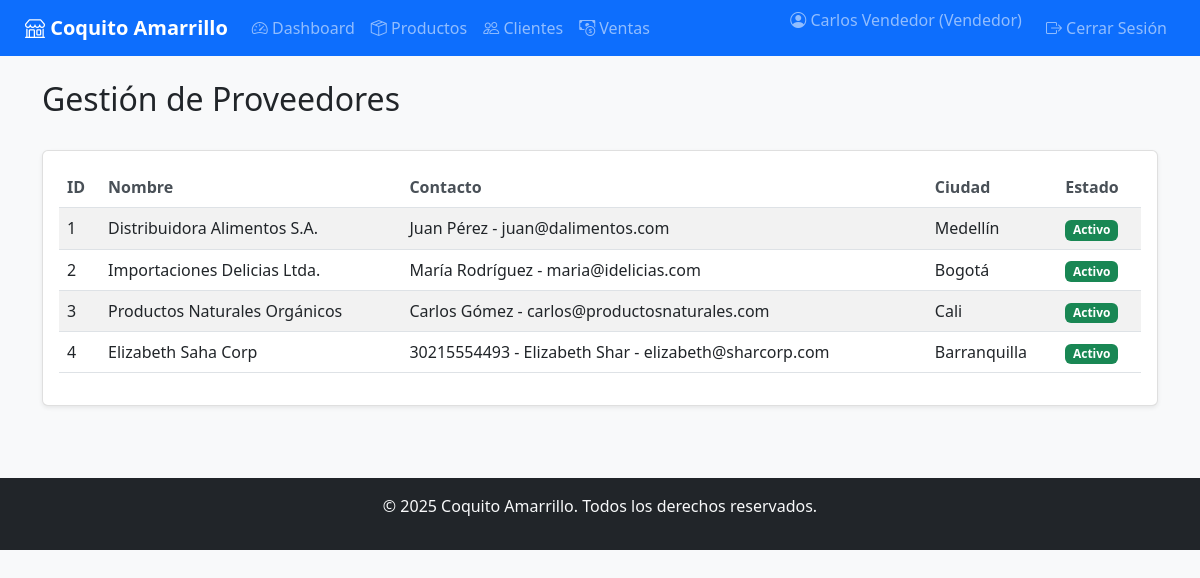
Page /suppliers/ (signed in) on the committed database.
### app/models/user.py (models this page shows, shortened)
class User(UserMixin, db.Model):
    __tablename__ = 'usuarios'
    id_usuario = db.Column(db.Integer, primary_key=True)
    nombre = db.Column(db.String(100), nullable=False)
    email = db.Column(db.String(100), nullable=False, unique=True)
    _password_hash = db.Column('password', db.String(255), nullable=False)
    rol_id = db.Column(db.Integer, db.ForeignKey('roles.id_rol'), nullable=False)
    activo = db.Column(db.Boolean, default=True)  # Campo para soft delete
    fecha_eliminacion = db.Column(db.DateTime)    # Fecha de desactivación
    fecha_registro = db.Column(db.DateTime)
    rol = relationship('Role', back_populates='usuarios')
    empleado_asociado = relationship('Staff', back_populates='usuario')
    empleados = relationship('Supplier', back_populates='usuarios')
    @property
    def password(self):
        raise AttributeError('La contraseña no es legible')
    @password.setter
    def password(self, raw_password):
        self.validate_password_strength(raw_password)
        self._password_hash = bcrypt.generate_password_hash(raw_password).decode('utf-8')

### app/models/role.py (models this page shows, shortened)
class Role(db.Model):
    __tablename__ = 'roles'
    id_rol = db.Column(db.Integer, primary_key=True)
    nombre = db.Column(db.String(50), nullable=False, unique=True)
    descripcion = db.Column(db.String(150))
    activo = db.Column(db.Boolean, default=True)
    fecha_eliminacion = db.Column(db.DateTime)
    usuarios = relationship('User', back_populates='rol', cascade='save-update, merge')

### app/models/supplier.py (models this page shows, shortened)
class Supplier(db.Model):
    __tablename__ = 'proveedores'
    id_proveedor = db.Column(db.Integer, primary_key=True)
    nombre = db.Column(db.String(100), nullable=False)
    contacto = db.Column(db.String(100))
    ciudad_id = db.Column(db.Integer, db.ForeignKey('ciudades.id_ciudad'))
    activo = db.Column(db.Boolean, default=True)
    fecha_eliminacion = db.Column(db.DateTime)
    usuario_id = db.Column(db.Integer, db.ForeignKey('usuarios.id_usuario'))
    ciudad = relationship('City', back_populates='proveedores')
    productos = relationship('Product', back_populates='proveedor')
    ordenes = relationship('SupplierOrder', back_populates='proveedor')
    empleados = relationship('Staff', back_populates='proveedor')
    usuarios = relationship('User', back_populates='empleados')
    @classmethod
    def get_activos(cls):
        return cls.query.filter_by(activo=True)

### app/models/city.py (models this page shows, shortened)
class City(db.Model):
    __tablename__ = 'ciudades'
    id_ciudad = db.Column(db.Integer, primary_key=True)
    nombre = db.Column(db.String(100), nullable=False, unique=True)
    activo = db.Column(db.Boolean, default=True)
    fecha_eliminacion = db.Column(db.DateTime)
    tiendas = relationship('Store', back_populates='ciudad')
    clientes = relationship('Client', back_populates='ciudad')
    proveedores = relationship('Supplier', back_populates='ciudad')
    personal = relationship('Staff', back_populates='ciudad')

### app/routes/suppliers.py (the view)
@suppliers_bp.route('/')
@login_required
def list_suppliers():
    form = EmptyForm()
    try:
        if current_user.rol.nombre == 'Proveedor' and current_user.empleados and current_user.empleados.proveedor:
            suppliers = [current_user.empleados.proveedor]
        else:
            mostrar_inactivos = request.args.get('mostrar_inactivos', False)
            if mostrar_inactivos and current_user.rol.nombre == 'Administrador':
                suppliers = Supplier.get_todos().all()
            else:
                suppliers = Supplier.get_activos().all()
        return render_template('suppliers/list.html', suppliers=suppliers, form=form)
    except Exception as e:
        flash(f'Error al cargar Proveedores: {str(e)}', 'danger')
        return redirect(url_for('dashboard.dashboard'))

### app/__init__.py (called while the page is built)
@login_manager.user_loader
def load_user(user_id):
    from app.models import User
    return User.query.get(int(user_id))

### app/templates/suppliers/list.html (shortened to what this page needs)
{% extends "base.html" %}
{% block content %}
<div class="container">
  <div class="d-flex justify-content-between align-items-center mb-4">
    <h2>Gestión de Proveedores</h2>
  </div>
  <div class="card">
    <div class="card-body">
      <div class="table-responsive">
        <table class="table table-striped align-middle">
          <thead>
            <tr>
              <th>ID</th>
              <th>Nombre</th>
              <th>Contacto</th>
              <th>Ciudad</th>
              <th>Estado</th>
            </tr>
          </thead>
          <tbody>
            {% for supplier in suppliers %}
            <tr class="{% if not supplier.activo %}table-secondary{% endif %}">
              <td>{{ supplier.id_proveedor }}</td>
              <td>{{ supplier.nombre }}</td>
              <td>{{ supplier.contacto }}</td>
              <td>{{ supplier.ciudad.nombre if supplier.ciudad else 'N/A' }}</td>
              <td>
                <span class="badge {% if supplier.activo %}bg-success{% else %}bg-secondary{% endif %}">
                  {% if supplier.activo %}Activo{% else %}Inactivo{% endif %}
                </span>
              </td>
            </tr>
            {% endfor %}
          </tbody>
        </table>
      </div>
    </div>
  </div>
</div>
{% endblock %}

### app/templates/base.html (shortened to what this page needs)
<!DOCTYPE html>
<html lang="es">
<head>
    <link href="https://cdn.jsdelivr.net/npm/bootstrap@5.3.0/dist/css/bootstrap.min.css" rel="stylesheet">
    <link rel="stylesheet" href="https://cdn.jsdelivr.net/npm/bootstrap-icons@1.10.0/font/bootstrap-icons.css">
    <link rel="stylesheet" href="https://cdnjs.cloudflare.com/ajax/libs/font-awesome/6.4.0/css/all.min.css">
    <link rel="stylesheet" href="{{ url_for('static', filename='css/style.css') }}">
</head>
<body>
    <nav class="navbar navbar-expand-lg navbar-dark bg-primary">
        <div class="container-fluid">
            <a class="navbar-brand" href="{{ url_for('dashboard.dashboard') }}">
                <i class="bi bi-shop"></i> Coquito Amarrillo
            </a>
            <div class="collapse navbar-collapse" id="navbarNav">
                <ul class="navbar-nav me-auto">
                    {% if current_user.is_authenticated %}
                    <li class="nav-item">
                        <a class="nav-link" href="{{ url_for('dashboard.dashboard') }}">
                            <i class="bi bi-speedometer2"></i> Dashboard
                        </a>
                    </li>
                    {% if current_user.rol.nombre in ['Administrador', 'Vendedor'] %}
                    <li class="nav-item">
                        <a class="nav-link" href="{{ url_for('products.list_products') }}">
                            <i class="bi bi-box-seam"></i> Productos
                        </a>
                    </li>
                    <li class="nav-item">
                        <a class="nav-link" href="{{ url_for('clients.list_clients') }}">
                            <i class="bi bi-people"></i> Clientes
                        </a>
                    </li>
                    <li class="nav-item">
                        <a class="nav-link" href="{{ url_for('sales.list_sales') }}">
                            <i class="bi bi-cash-coin"></i> Ventas
                        </a>
                    </li>
                    {% endif %}
                    {% endif %}
                </ul>
                <ul class="navbar-nav">
                    {% if current_user.is_authenticated %}
                    <li class="nav-item">
                        <span class="navbar-text me-3">
                            <i class="bi bi-person-circle"></i> {{ current_user.nombre }} ({{ current_user.rol.nombre
                            }})
                        </span>
                    </li>
                    <li class="nav-item">
                        <a class="nav-link" href="{{ url_for('auth.logout') }}">
                            <i class="bi bi-box-arrow-right"></i> Cerrar Sesión
                        </a>
                    </li>
                    {% else %}
                    <li class="nav-item">
                        <a class="nav-link" href="{{ url_for('auth.login') }}">
                            <i class="bi bi-box-arrow-in-right"></i> Iniciar Sesión
                        </a>
                    </li>
                    {% endif %}
                </ul>
            </div>
        </div>
    </nav>
    <div class="container-fluid mt-4">
        <div class="row">
            <main class="col-md-12">
                {% block content %}{% endblock %}
            </main>
        </div>
    </div>
    <footer class="bg-dark text-light text-center py-3 mt-5">
        <div class="container">
            <p>&copy; 2025 Coquito Amarrillo. Todos los derechos reservados.</p>
        </div>
    </footer>
</body>
</html>

### app/static/css/style.css (style rules this page uses)
:root { --primary-color: #0d6efd; --secondary-color: #6c757d; --success-color: #198754; --danger-color: #dc3545; --warning-color: #ffc107; --info-color: #0dcaf0; --breakpoint-sm: 576px; --breakpoint-md: 768px; --breakpoint-lg: 992px; --breakpoint-xl: 1200px; }
body { font-family: 'Segoe UI', Tahoma, Geneva, Verdana, sans-serif; background-color: #f8f9fa; min-height: 100vh; display: flex; flex-direction: column; }
.navbar-brand { font-weight: bold; }
.navbar-nav .nav-link { padding: 0.5rem 0.8rem; }
.container-fluid { padding-left: 15px; padding-right: 15px; }
.card { box-shadow: 0 0.125rem 0.25rem rgba(0, 0, 0, 0.075); border: 1px solid rgba(0, 0, 0, 0.125); margin-bottom: 1.5rem; }
.table-responsive { overflow-x: auto; -webkit-overflow-scrolling: touch; }
.table th { border-top: none; font-weight: 600; color: #495057; white-space: nowrap; }
.table td { vertical-align: middle; }
@media (min-width: 769px) { .container-fluid { padding-left: 25px; padding-right: 25px; } }
@media (min-width: 769px) { .navbar-nav .nav-link { padding: 0.5rem 1rem; } }
body { display: flex; flex-direction: column; min-height: 100vh; }
main { flex: 1 0 auto; }
footer { flex-shrink: 0; }

### rows in the picture
User: nombre "Carlos Vendedor"
Role: rol.nombre "Vendedor"
Supplier: id_proveedor "1", nombre "Distribuidora Alimentos S.A.", contacto "Juan Pérez - juan@dalimentos.com", ciudad "Medellín", activo "Activo"
Supplier: id_proveedor "2", nombre "Importaciones Delicias Ltda.", contacto "María Rodríguez - maria@idelicias.com", ciudad "Bogotá", activo "Activo"
Supplier: id_proveedor "3", nombre "Productos Naturales Orgánicos", contacto "Carlos Gómez - carlos@productosnaturales.com", ciudad "Cali", activo "Activo"
Supplier: id_proveedor "4", nombre "Elizabeth Saha Corp", contacto "30215554493 - Elizabeth Shar - elizabeth@sharcorp.com", ciudad "Barranquilla", activo "Activo"
